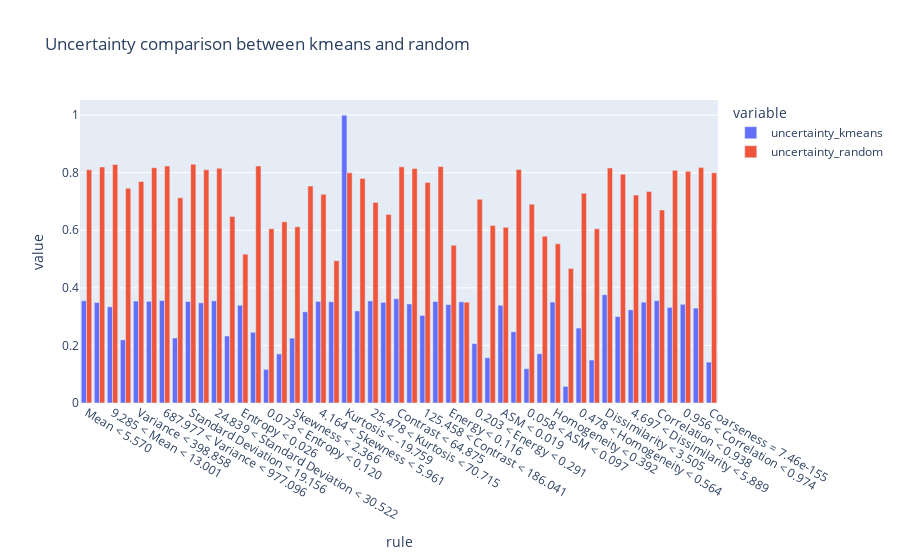

Notebook code cell kept with this figure:
### Code cell
px.bar(merged, x='rule', y=['uncertainty_kmeans', 'uncertainty_random'], 
       title='Uncertainty comparison between kmeans and random', # put bars next to each other
       barmode='group')

### Figure 1 — Plotly figure (JSON) as saved in the notebook; plotly's stock layout.template omitted (floating-point values rounded to 4 significant figures)
{"data": [{"alignmentgroup": "True", "hovertemplate": "variable=uncertainty_kmeans<br>rule=%{x}<br>value=%{y}<extra></extra>", "legendgroup": "uncertainty_kmeans", "marker": {"color": "#636efa", "pattern": {"shape": ""}}, "name": "uncertainty_kmeans", "offsetgroup": "uncertainty_kmeans", "orientation": "v", "showlegend": true, "textposition": "auto", "type": "bar", "x": ["Mean < 5.570", "5.570 < Mean < 9.285", "9.285 < Mean < 13.001", "Mean > 13.001", "Variance < 398.858", "398.858 < Variance < 687.977", "687.977 < Variance < 977.096", "Variance > 977.096", "Standard Deviation < 19.156", "19.156 < Standard Deviation < 24.839", "24.839 < Standard Deviation < 30.522", "Standard Deviation > 30.522", "Entropy < 0.026", "0.026 < Entropy < 0.073", "0.073 < Entropy < 0.120", "Entropy > 0.120", "Skewness < 2.366", "2.366 < Skewness < 4.164", "4.164 < Skewness < 5.961", "Skewness > 5.961", "Kurtosis < -19.759", "-19.759 < Kurtosis < 25.478", "25.478 < Kurtosis < 70.715", "Kurtosis > 70.715", "Contrast < 64.875", "64.875 < Contrast < 125.458", "125.458 < Contrast < 186.041", "Contrast > 186.041", "Energy < 0.116", "0.116 < Energy < 0.203", "0.203 < Energy < 0.291", "Energy > 0.291", "ASM < 0.019", "0.019 < ASM < 0.058", "0.058 < ASM < 0.097", "ASM > 0.097", "Homogeneity < 0.392", "0.392 < Homogeneity < 0.478", "0.478 < Homogeneity < 0.564", "Homogeneity > 0.564", "Dissimilarity < 3.505", "3.505 < Dissimilarity < 4.697", "4.697 < Dissimilarity < 5.889", "Dissimilarity > 5.889", "Correlation < 0.938", "0.938 < Correlation < 0.956", "0.956 < Correlation < 0.974", "Correlation > 0.974", "Coarseness = 7.46e-155"], "xaxis": "x", "y": [0.3552, 0.3493, 0.3341, 0.2192, 0.3541, 0.3532, 0.3561, 0.2259, 0.3526, 0.3481, 0.3549, 0.2328, 0.3396, 0.2457, 0.1168, 0.1705, 0.2253, 0.3168, 0.3529, 0.3517, 1, 0.3198, 0.3545, 0.3496, 0.3621, 0.3441, 0.3042, 0.3528, 0.3418, 0.3514, 0.2062, 0.1572, 0.3396, 0.2472, 0.1191, 0.1709, 0.3506, 0.05761, 0.2603, 0.1492, 0.3761, 0.3004, 0.3237, 0.3502, 0.3554, 0.3321, 0.3428, 0.3296, 0.142], "yaxis": "y"}, {"alignmentgroup": "True", "hovertemplate": "variable=uncertainty_random<br>rule=%{x}<br>value=%{y}<extra></extra>", "legendgroup": "uncertainty_random", "marker": {"color": "#EF553B", "pattern": {"shape": ""}}, "name": "uncertainty_random", "offsetgroup": "uncertainty_random", "orientation": "v", "showlegend": true, "textposition": "auto", "type": "bar", "x": ["Mean < 5.570", "5.570 < Mean < 9.285", "9.285 < Mean < 13.001", "Mean > 13.001", "Variance < 398.858", "398.858 < Variance < 687.977", "687.977 < Variance < 977.096", "Variance > 977.096", "Standard Deviation < 19.156", "19.156 < Standard Deviation < 24.839", "24.839 < Standard Deviation < 30.522", "Standard Deviation > 30.522", "Entropy < 0.026", "0.026 < Entropy < 0.073", "0.073 < Entropy < 0.120", "Entropy > 0.120", "Skewness < 2.366", "2.366 < Skewness < 4.164", "4.164 < Skewness < 5.961", "Skewness > 5.961", "Kurtosis < -19.759", "-19.759 < Kurtosis < 25.478", "25.478 < Kurtosis < 70.715", "Kurtosis > 70.715", "Contrast < 64.875", "64.875 < Contrast < 125.458", "125.458 < Contrast < 186.041", "Contrast > 186.041", "Energy < 0.116", "0.116 < Energy < 0.203", "0.203 < Energy < 0.291", "Energy > 0.291", "ASM < 0.019", "0.019 < ASM < 0.058", "0.058 < ASM < 0.097", "ASM > 0.097", "Homogeneity < 0.392", "0.392 < Homogeneity < 0.478", "0.478 < Homogeneity < 0.564", "Homogeneity > 0.564", "Dissimilarity < 3.505", "3.505 < Dissimilarity < 4.697", "4.697 < Dissimilarity < 5.889", "Dissimilarity > 5.889", "Correlation < 0.938", "0.938 < Correlation < 0.956", "0.956 < Correlation < 0.974", "Correlation > 0.974", "Coarseness = 7.46e-155"], "xaxis": "x", "y": [0.8101, 0.8198, 0.8285, 0.7459, 0.7695, 0.8176, 0.8234, 0.7127, 0.8298, 0.81, 0.8155, 0.6482, 0.517, 0.8235, 0.6058, 0.6295, 0.6124, 0.7538, 0.7254, 0.4945, 0.8, 0.7802, 0.6969, 0.6552, 0.8203, 0.815, 0.7663, 0.8212, 0.5479, 0.3501, 0.7079, 0.6167, 0.6103, 0.8113, 0.6908, 0.5792, 0.5529, 0.467, 0.7287, 0.6049, 0.8164, 0.7944, 0.7222, 0.7351, 0.6708, 0.8083, 0.805, 0.8178, 0.8], "yaxis": "y"}], "layout": {"barmode": "group", "legend": {"title": {"text": "variable"}, "tracegroupgap": 0}, "title": {"text": "Uncertainty comparison between kmeans and random"}, "xaxis": {"anchor": "y", "domain": [0, 1], "title": {"text": "rule"}}, "yaxis": {"anchor": "x", "domain": [0, 1], "title": {"text": "value"}}}}
